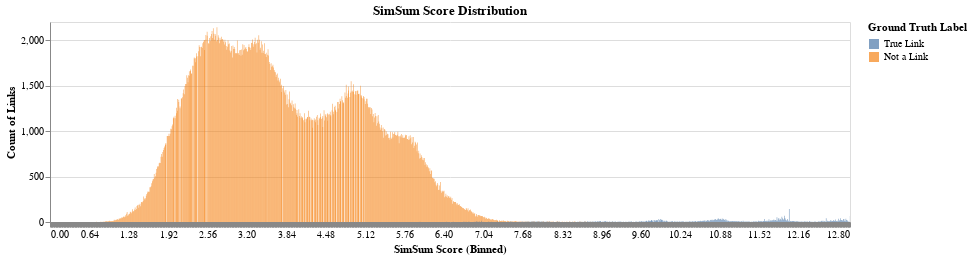

Notebook code cell kept with this figure:
### Code cell
legend_selection = alt.selection_multi(fields=["label"], bind="legend")

color_scale = alt.Scale(
    domain=["True Link", "Not a Link"],
    scheme="tableau10",
)

alt.Chart(df_sim_sum_dist, title=f"SimSum Score Distribution").mark_bar(opacity=0.7, binSpacing=0).encode(
    alt.X(
        "simsum:Q",
        bin=alt.Bin(extent=[0, max(df_sim_sum_dist["simsum"])], step=0.01),
        axis=alt.Axis(tickCount=5, title="SimSum Score (Binned)"),
    ),
    alt.Y("count", stack=None, axis=alt.Axis(title="Count of Links")),
    alt.Color(
        "label",
        scale=color_scale,
        legend=alt.Legend(title="Ground Truth Label"),
    ),
    opacity=alt.condition(legend_selection, alt.value(0.7), alt.value(0.2)),
    tooltip=[
        alt.Tooltip("simsum", title="SimSum Score"),
        alt.Tooltip("label", title="Ground Truth"),
        alt.Tooltip("count", title="Count of Links"),
    ],
).properties(
    height=200, width=800
).add_selection(legend_selection).interactive()

### Figure 1 — Vega-Lite specification as saved in the notebook (floating-point values rounded to 4 significant figures; data arrays with more than 128 entries replaced by an {"elided": "..."} marker saying what was removed)
{"config": {"view": {"continuousWidth": 400, "continuousHeight": 300}}, "data": {"name": "data-94ad5ff664581e2f919e2c0b6eec551a"}, "mark": {"type": "bar", "binSpacing": 0, "opacity": 0.7}, "encoding": {"color": {"type": "nominal", "field": "label", "legend": {"title": "Ground Truth Label"}, "scale": {"domain": ["True Link", "Not a Link"], "scheme": "tableau10"}}, "opacity": {"condition": {"value": 0.7, "selection": "selector001"}, "value": 0.2}, "tooltip": [{"type": "quantitative", "field": "simsum", "title": "SimSum Score"}, {"type": "nominal", "field": "label", "title": "Ground Truth"}, {"type": "quantitative", "field": "count", "title": "Count of Links"}], "x": {"type": "quantitative", "axis": {"tickCount": 5, "title": "SimSum Score (Binned)"}, "bin": {"extent": [0, 13.0], "step": 0.01}, "field": "simsum"}, "y": {"type": "quantitative", "axis": {"title": "Count of Links"}, "field": "count", "stack": null}}, "height": 200, "selection": {"selector001": {"type": "multi", "fields": ["label"], "bind": "legend"}, "selector002": {"type": "interval", "bind": "scales", "encodings": ["x", "y"]}}, "title": "SimSum Score Distribution", "width": 800, "$schema": "https://vega.github.io/schema/vega-lite/v4.8.1.json", "datasets": {"data-94ad5ff664581e2f919e2c0b6eec551a": {"elided": "1398 records"}}}
